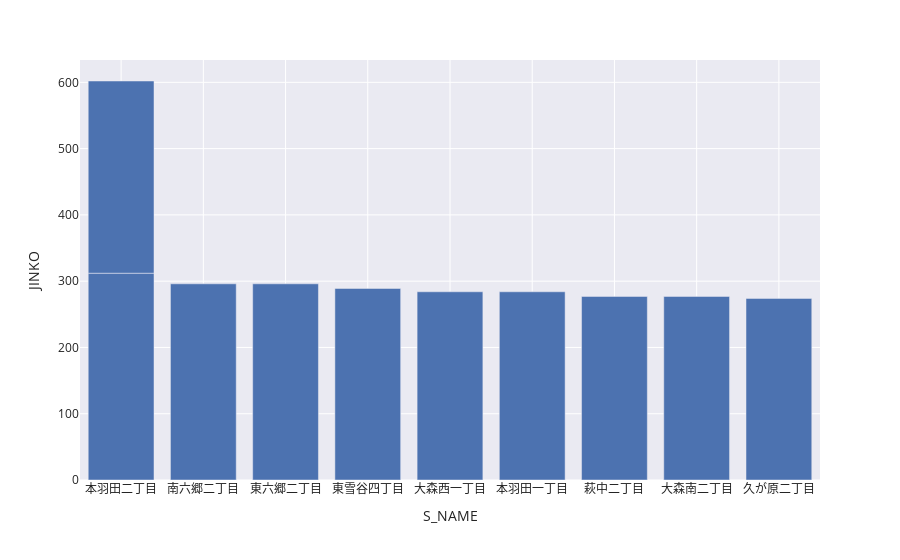

Notebook cell for this chart:
### Markdown cell above
TOP10のグラフ
同じ名前の街がTOP10の中にあるので項目が9個になってます

### Code cell
fig = px.bar(gdf.head(10),
            y='JINKO',
            x='S_NAME',
            template='seaborn' )

fig.show()

### Figure 1 — Plotly figure (JSON) as saved in the notebook; plotly's stock layout.template omitted (floating-point values rounded to 4 significant figures)
{"data": [{"alignmentgroup": "True", "hovertemplate": "S_NAME=%{x}<br>JINKO=%{y}<extra></extra>", "legendgroup": "", "marker": {"color": "rgb(76,114,176)", "pattern": {"shape": ""}}, "name": "", "offsetgroup": "", "orientation": "v", "showlegend": false, "textposition": "auto", "type": "bar", "x": ["本羽田二丁目", "南六郷二丁目", "東六郷二丁目", "本羽田二丁目", "東雪谷四丁目", "大森西一丁目", "本羽田一丁目", "萩中二丁目", "大森南二丁目", "久が原二丁目"], "xaxis": "x", "y": [312, 296, 296, 290, 289, 284, 284, 277, 277, 274], "yaxis": "y"}], "layout": {"barmode": "relative", "legend": {"tracegroupgap": 0}, "margin": {"t": 60}, "xaxis": {"anchor": "y", "domain": [0, 1], "title": {"text": "S_NAME"}}, "yaxis": {"anchor": "x", "domain": [0, 1], "title": {"text": "JINKO"}}}}
